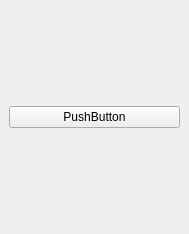
<?xml version="1.0" encoding="UTF-8"?>
<ui version="4.0">
 <class>actions</class>
 <widget class="QDockWidget" name="actions">
  <property name="geometry">
   <rect>
    <x>0</x>
    <y>0</y>
    <width>189</width>
    <height>234</height>
   </rect>
  </property>
  <property name="maximumSize">
   <size>
    <width>400</width>
    <height>400</height>
   </size>
  </property>
  <property name="floating">
   <bool>false</bool>
  </property>
  <property name="windowTitle">
   <string>Actions</string>
  </property>
  <widget class="QWidget" name="dockWidgetContents">
   <layout class="QVBoxLayout" name="verticalLayout">
    <item>
     <widget class="QPushButton" name="pushButton">
      <property name="text">
       <string>PushButton</string>
      </property>
     </widget>
    </item>
   </layout>
  </widget>
 </widget>
 <resources/>
 <connections/>
</ui>
